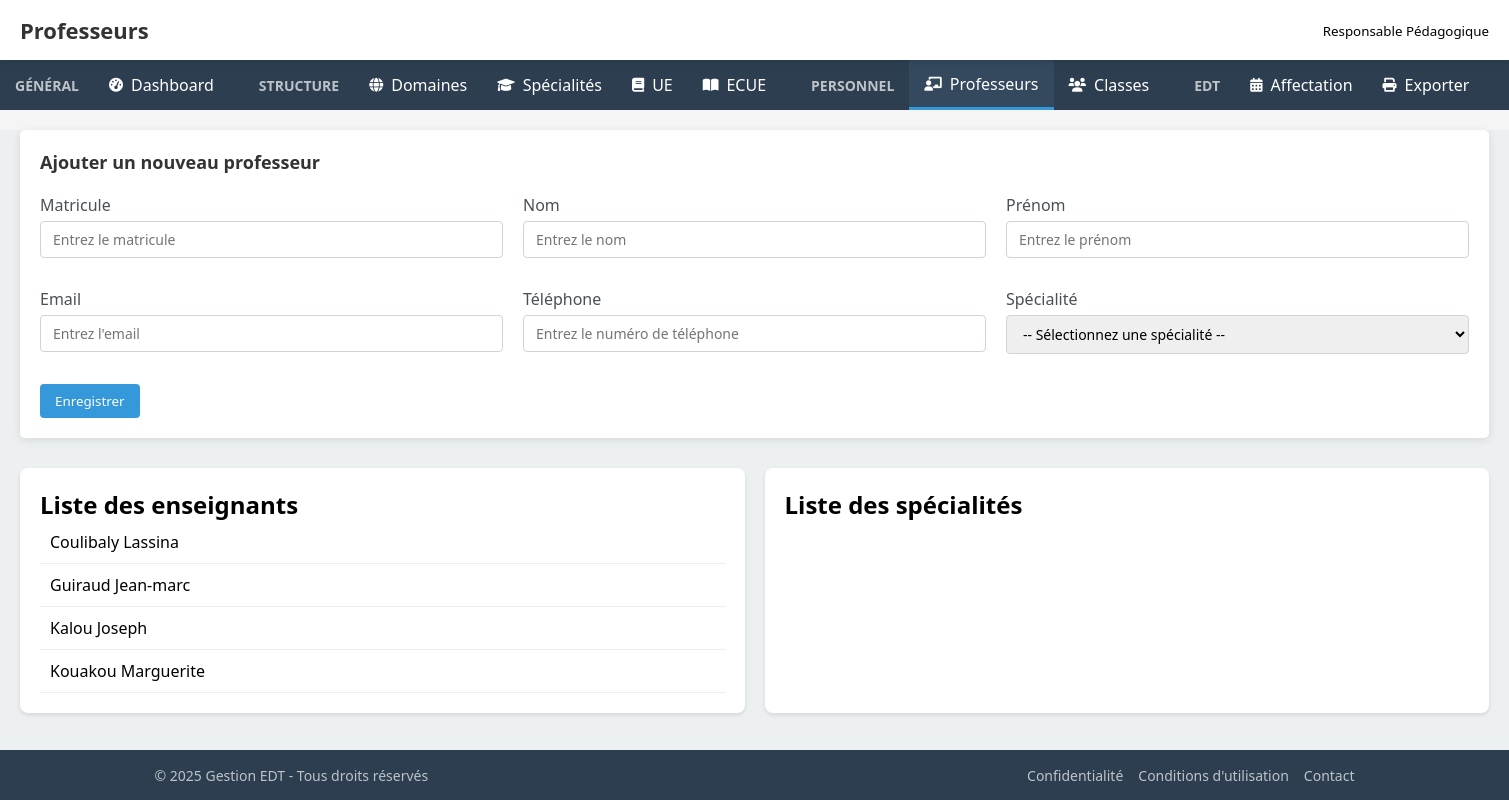
Page /web-edt/professeur.php on the committed database.
### tables this page shows
CREATE TABLE IF NOT EXISTS `professeur` (
  `matricule` varchar(200) NOT NULL,
  `nom` text NOT NULL,
  `prenom` text NOT NULL,
  `email` varchar(200) NOT NULL,
  `tel` varchar(200) NOT NULL,
  PRIMARY KEY (`matricule`)
);

### web-edt/professeur.php (the view, shortened to what this page needs)
<?php
$host = 'localhost';
$dbname = 'gestion_edt';
$username = 'root';
$password = '';
try {
    $pdo = new PDO("mysql:host=$host;dbname=$dbname;charset=utf8", $username, $password);
    $pdo->setAttribute(PDO::ATTR_ERRMODE, PDO::ERRMODE_EXCEPTION);
} catch (PDOException $e) {
    die("Erreur de connexion : " . $e->getMessage());
}
$professeurs = $pdo->query("SELECT * FROM professeur ORDER BY nom, prenom")->fetchAll(PDO::FETCH_ASSOC);
?>
<!DOCTYPE html>
<html lang="fr">
<head>
    <link rel="stylesheet" href="https://cdnjs.cloudflare.com/ajax/libs/font-awesome/6.0.0-beta3/css/all.min.css">
    <link rel="stylesheet" href="css/prof.css">
    <link rel="stylesheet" href="css/index.css">
</head>
<body>
    <div class="header">
        <div class="header-left">
            <h1>Professeurs</h1>
        </div>
        <div class="header-right">
            <div class="user-profile">
                <span> <small> Responsable Pédagogique </small></span>
            </div>
        </div>
    </div>
    <nav class="navbar">
        <div class="desktop-menu">
            <div class="menu-section">
                <h3>Général</h3>
                <div class="menu-items">
                    <a href="index.php" class="menu-item">
                        <i class="fas fa-tachometer-alt"></i>
                        <span>Dashboard</span>
                    </a>
                </div>
            </div>
            <div class="menu-section">
                <h3>Structure</h3>
                <div class="menu-items">
                    <a href="domaines.php" class="menu-item active">
                        <i class="fas fa-globe"></i>
                        <span>Domaines</span>
                    </a>
                    <a href="specialites.php" class="menu-item">
                        <i class="fas fa-graduation-cap"></i>
                        <span>Spécialités</span>
                    </a>
                    <a href="ue.php" class="menu-item">
                        <i class="fas fa-book"></i>
                        <span>UE</span>
                    </a>
                    <a href="ecue.php" class="menu-item">
                        <i class="fas fa-book-open"></i>
                        <span>ECUE</span>
                    </a>
                </div>
            </div>
            <div class="menu-section">
                <h3>Personnel</h3>
                <div class="menu-items">
                    <a href="professeur.php" class="menu-item">
                        <i class="fas fa-chalkboard-teacher"></i>
                        <span>Professeurs</span>
                    </a>
                    <a href="classe.php" class="menu-item">
                        <i class="fas fa-users"></i>
                        <span>Classes</span>
                    </a>
                </div>
            </div>
            <div class="menu-section">
                <h3>EDT</h3>
                <div class="menu-items">
                    <a href="affectation-ecue.php" class="menu-item">
                        <i class="fas fa-calendar-alt"></i>
                        <span>Affectation</span>
                    </a>
                    <a href="generer-maquette.php" class="menu-item">
                        <i class="fas fa-print"></i>
                        <span>Exporter</span>
                    </a>
                </div>
            </div>
        </div>
    </nav>
    <div class="main-content">
        <div class="content">
            <div class="form-container">
                <h2>Ajouter un nouveau professeur</h2>
                <form method="POST" action="professeur.php">
                    <div class="form-row">
                        <div class="form-group">
                            <label for="matricule">Matricule</label>
                            <input type="text" id="matricule" name="matricule" required placeholder="Entrez le matricule">
                        </div>
                        <div class="form-group">
                            <label for="nom">Nom</label>
                            <input type="text" id="nom" name="nom" required placeholder="Entrez le nom">
                        </div>
                        <div class="form-group">
                            <label for="prenom">Prénom</label>
                            <input type="text" id="prenom" name="prenom" required placeholder="Entrez le prénom">
                        </div>
                    </div>
                    <div class="form-row">
                        <div class="form-group">
                            <label for="email">Email</label>
                            <input type="email" id="email" name="email" required placeholder="Entrez l'email">
                        </div>
                        <div class="form-group">
                            <label for="tel">Téléphone</label>
                            <input type="tel" id="tel" name="tel" required placeholder="Entrez le numéro de téléphone">
                        </div>
                        <div class="form-group">
                            <label for="specialite">Spécialité</label>
                            <select id="specialite" name="specialite">
                                <option value="">-- Sélectionnez une spécialité --</option>
                            </select>
                        </div>
                    </div>
                    <button type="submit" name="ajouter_professeur" class="btn btn-primary">Enregistrer</button>
                </form>
            </div>
            <div class="dual-blocks">
                <div class="block">
                    <h2>Liste des enseignants</h2>
                    <?php if (empty($professeurs)): ?>
                        <p>Aucun professeur enregistré pour le moment.</p>
                    <?php else: ?>
                        <ul class="prof-list">
                            <?php foreach ($professeurs as $prof): ?>
                                <li onclick="loadSpecialites('<?= $prof['matricule'] ?>', this)">
                                    <?= htmlspecialchars($prof['nom']) ?> <?= htmlspecialchars($prof['prenom']) ?>
                                </li>
                            <?php endforeach; ?>
                        </ul>
                    <?php endif; ?>
                </div>
                <div class="block">
                    <h2>Liste des spécialités</h2>
                </div>
            </div>
        </div>
    </div>
    <footer class="footer">
        <div class="footer-content">
            <p>&copy; 2025 Gestion EDT - Tous droits réservés</p>
            <div class="footer-links">
                <a href="#">Confidentialité</a>
                <a href="#">Conditions d'utilisation</a>
                <a href="#">Contact</a>
            </div>
        </div>
    </footer>
</body>
</html>

### web-edt/css/prof.css (style rules this page uses)
:root { --primary-color: #3498db; --secondary-color: #2980b9; --header-height: 60px; --navbar-height: 50px; --footer-height: 50px; --menu-bg: #2c3e50; --menu-active: #34495e; --content-bg: #ecf0f1; }
* { margin: 0; padding: 0; box-sizing: border-box; font-family: 'Segoe UI', Tahoma, Geneva, Verdana, sans-serif; }
body { background-color: #f5f5f5; display: flex; flex-direction: column; min-height: 100vh; }
.header { height: var(--header-height); background-color: white; box-shadow: 0 2px 5px rgba(0,0,0,0.1); display: flex; justify-content: space-between; align-items: center; padding: 0 20px; position: sticky; top: 0; z-index: 100; }
.header-left { display: flex; align-items: center; }
.header-left h1 { color: #333; font-size: 22px; }
.header-right { display: flex; align-items: center; }
.user-profile { display: flex; align-items: center; cursor: pointer; }
.navbar { background-color: var(--menu-bg); color: white; height: var(--navbar-height); display: flex; align-items: center; position: sticky; top: var(--header-height); z-index: 99; }
.desktop-menu { display: flex; width: 100%; height: 100%; }
.menu-section { display: flex; align-items: center; padding: 0 15px; height: 100%; position: relative; }
.menu-section h3 { color: #bdc3c7; font-size: 14px; margin-right: 15px; text-transform: uppercase; }
.menu-items { display: flex; height: 100%; }
.menu-item { display: flex; align-items: center; padding: 0 15px; cursor: pointer; height: 100%; transition: all 0.3s; text-decoration: none; color: white; }
.menu-item.active { background-color: var(--menu-active); border-bottom: 3px solid var(--primary-color); }
.menu-item i { margin-right: 8px; font-size: 14px; }
.main-content { padding-top: 20px; flex: 1; }
.content { padding: 0 20px 20px; background-color: var(--content-bg); min-height: calc(100vh - var(--header-height) - var(--navbar-height) - var(--footer-height) - 20px); }
.footer { background-color: var(--menu-bg); color: white; height: var(--footer-height); display: flex; align-items: center; justify-content: center; padding: 0 20px; margin-top: auto; }
.form-container { background-color: white; border-radius: 5px; box-shadow: 0 2px 10px rgba(0,0,0,0.1); padding: 20px; margin-bottom: 30px; }
.form-container h2 { margin-bottom: 20px; color: #333; font-size: 18px; }
.form-row { display: flex; gap: 20px; margin-bottom: 15px; }
.form-group { flex: 1; margin-bottom: 15px; }
.form-group label { display: block; margin-bottom: 5px; font-weight: 500; color: #495057; }
.form-group input, .form-group select { width: 100%; padding: 8px 12px; border: 1px solid #ced4da; border-radius: 4px; font-size: 14px; }
.btn { padding: 8px 15px; border: none; border-radius: 4px; cursor: pointer; font-weight: 500; transition: all 0.3s; }
.btn-primary { background-color: var(--primary-color); color: white; }

### web-edt/professeur.php (style rules this page uses)
.dual-blocks { display: flex; gap: 20px; margin-top: 20px; }
.block { flex: 1; background: white; border-radius: 8px; box-shadow: 0 2px 4px rgba(0,0,0,0.1); padding: 20px; }
.prof-list { list-style: none; padding: 0; }
.prof-list li { padding: 10px; border-bottom: 1px solid #eee; cursor: pointer; transition: background 0.2s; }

### rows in the picture
professeur: nom "Coulibaly", prenom "Lassina"
professeur: nom "Guiraud", prenom "Jean-marc"
professeur: nom "Kalou", prenom "Joseph"
professeur: nom "Kouakou", prenom "Marguerite"
